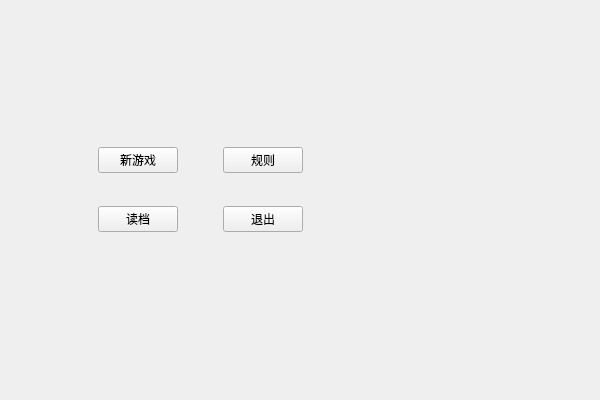
<?xml version="1.0" encoding="UTF-8"?>
<ui version="4.0">
 <class>MainWindow</class>
 <widget class="QMainWindow" name="MainWindow">
  <property name="geometry">
   <rect>
    <x>0</x>
    <y>0</y>
    <width>600</width>
    <height>400</height>
   </rect>
  </property>
  <property name="windowTitle">
   <string>MainWindow</string>
  </property>
  <widget class="QWidget" name="centralwidget">
   <property name="minimumSize">
    <size>
     <width>600</width>
     <height>400</height>
    </size>
   </property>
   <property name="maximumSize">
    <size>
     <width>600</width>
     <height>400</height>
    </size>
   </property>
   <widget class="QWidget" name="">
    <property name="geometry">
     <rect>
      <x>60</x>
      <y>120</y>
      <width>281</width>
      <height>141</height>
     </rect>
    </property>
    <layout class="QGridLayout" name="gridLayout">
     <item row="0" column="0">
      <spacer name="horizontalSpacer_2">
       <property name="orientation">
        <enum>Qt::Horizontal</enum>
       </property>
       <property name="sizeHint" stdset="0">
        <size>
         <width>40</width>
         <height>20</height>
        </size>
       </property>
      </spacer>
     </item>
     <item row="1" column="1">
      <widget class="QPushButton" name="readFile">
       <property name="text">
        <string>读档</string>
       </property>
      </widget>
     </item>
     <item row="0" column="3">
      <widget class="QPushButton" name="rules">
       <property name="text">
        <string>规则</string>
       </property>
      </widget>
     </item>
     <item row="0" column="2">
      <spacer name="horizontalSpacer">
       <property name="orientation">
        <enum>Qt::Horizontal</enum>
       </property>
       <property name="sizeHint" stdset="0">
        <size>
         <width>40</width>
         <height>20</height>
        </size>
       </property>
      </spacer>
     </item>
     <item row="0" column="1">
      <widget class="QPushButton" name="newGame">
       <property name="text">
        <string>新游戏</string>
       </property>
      </widget>
     </item>
     <item row="0" column="4">
      <spacer name="horizontalSpacer_3">
       <property name="orientation">
        <enum>Qt::Horizontal</enum>
       </property>
       <property name="sizeHint" stdset="0">
        <size>
         <width>40</width>
         <height>20</height>
        </size>
       </property>
      </spacer>
     </item>
     <item row="1" column="3">
      <widget class="QPushButton" name="quit">
       <property name="text">
        <string>退出</string>
       </property>
      </widget>
     </item>
    </layout>
   </widget>
  </widget>
 </widget>
 <resources/>
 <connections/>
</ui>
